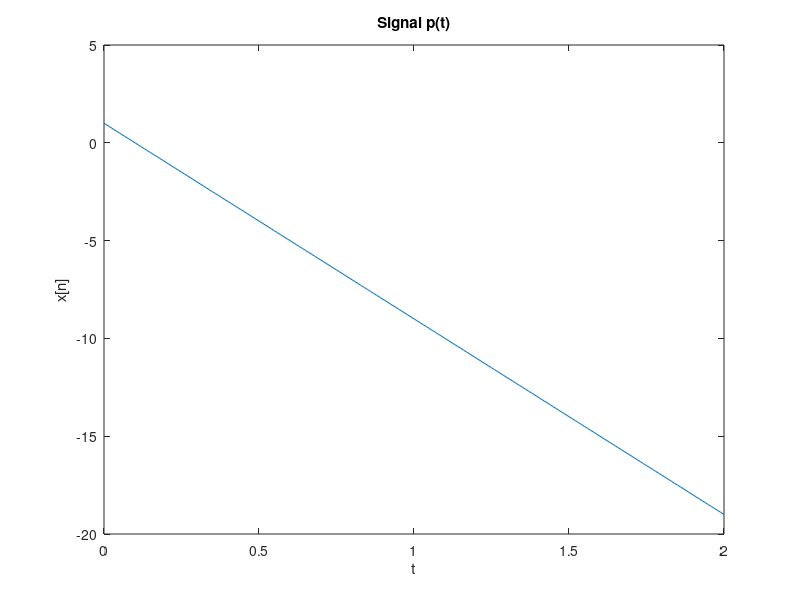
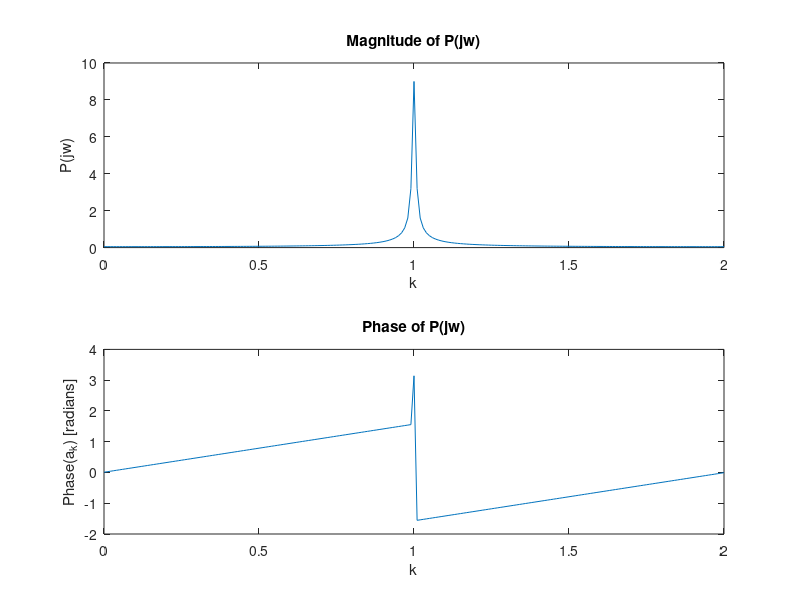
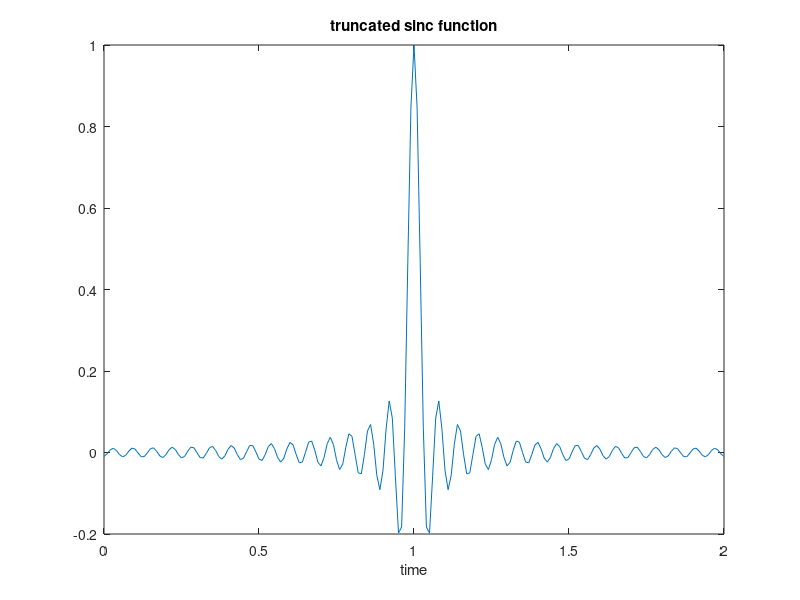
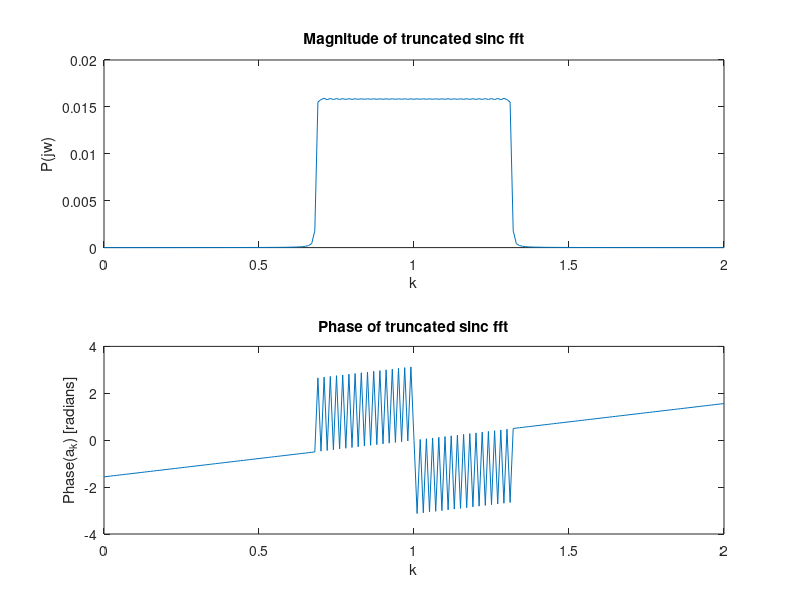

Write MATLAB code to recreate these figures, in order. (Note: this script raises an error after producing the figures.)
Tp = .1;
fb = 1/Tp;
dt = Tp/50;
%t = -Tp:dt:Tp;
t = 0:.01:2; %define time vector
triangle = 1-abs(t)/Tp; %define a triangular pulse shape
triangle_fft = fftshift(fft(triangle)/length(triangle)); %take fft of triangle
sinc = sinc(fb*pi*(t-1)); %define truncated sin function
sinc(t == 1) = 1;
sinc_fft = fftshift(fft(sinc) / length(sinc));


disp(['Bit Rate: ', num2str(fb), ' bps']);

figure;
plot(t, triangle);
title('Signal p(t)');
xlabel('t');
ylabel('x[n]');

figure;
subplot(2,1,1);
plot(t, abs(triangle_fft));
title('Magnitude of P(jw)');
xlabel('k');
ylabel('P(jw)');

subplot(2,1,2);
plot(t, angle(triangle_fft));
title('Phase of P(jw)');
xlabel('k');
ylabel('Phase(a_k) [radians]');

figure 
plot(t,sinc)
title('truncated sinc function')
xlabel('time')

figure;
subplot(2,1,1);
plot(t, abs(sinc_fft));
title('Magnitude of truncated sinc fft');
xlabel('k');
ylabel('P(jw)');

subplot(2,1,2);
plot(t, angle(sinc_fft));
title('Phase of truncated sinc fft');
xlabel('k');
ylabel('Phase(a_k) [radians]');

%Range of Sigmas analyzed
sigma_values = 0:0.1:1; 
BER_sign_values = zeros(1, length(sigma_values));
BER_matched_values = zeros(1, length(sigma_values));
SNR_values = zeros(1, length(sigma_values));
N=10;
for i = 1:length(sigma_values)
    sigma = sigma_values(i);

    % Generate binary message
    b = 2*(rand(1, N) > 0.5) - 1; 
    b_up = zeros(1, N*upsample_factor); 
    b_up(1:upsample_factor:end) = b; 
    y1 = conv(b_up, p);
    y2 = conv(b_up, x);

    % Add noise
    noise = sigma * randn(1, length(y));
    r1 = y1 + noise;
    r2 = y2 + noise;

    % Calculate SNR
    Py1 = sum(y1.^2) / length(y1);
    Py2 = sum(y2.^2) / length(y2);

    Pn = sum(noise.^2) / length(noise);
    SNR1 = 10 * log10(Py1 / Pn);
    SNR2 = 10 * log10(Py2 / Pn);
    SNR1_values(i) = SNR1;
    SNR2_values(i) = SNR2;

    %Sign Based Reciever
    midpoints = 1:upsample_factor:length(r)-1;
    downsampled_r = r(midpoints);
    message = double(downsampled_r > 0);
    message(message == 0) = -1;
    message = message(2:N+1);
    original_message = b;

    decoded_message_sign = message;
    errors_sign = sum(decoded_message_sign ~= original_message);
    BER_sign = errors_sign / N;
    
    %Matched Filter
    p_rev = 1 - abs(-t)/Tp;
    z = conv(r, p_rev);
    indices = 1:upsample_factor:length(z)-1;
    downsampled_z = z(indices);
    msg = double(downsampled_z > 0);
    msg(msg == 0) = -1;
    msg = msg(3:N+2);
    decoded_message_matched = msg;
    errors_matched = sum(decoded_message_matched ~= original_message);
    BER_matched = errors_matched / N;

    % Store BER values
    BER_sign_values(i) = BER_sign; 
    BER_matched_values(i) = BER_matched;
end

% Plot BER vs. SNR
figure;
plot(SNR1_values, BER_sign_values, '-o', SNR_values, BER_matched_values, '-x');
legend('Sign-Based Receiver', 'Matched Filter');
xlabel('SNR (dB)');
ylabel('Bit Error Rate (BER)');
title('BER vs. SNR');
grid on;

figure;
plot(SNR2_values, BER_sign_values, '-o', SNR_values, BER_matched_values, '-x');
legend('Sign-Based Receiver', 'Matched Filter');
xlabel('SNR (dB)');
ylabel('Bit Error Rate (BER)');
title('BER vs. SNR');
grid on;
%% Binary Message Bull
b_up = zeros(1, N*upsample_factor); 
b_up(1:upsample_factor:end) = b; 
y1 = conv(b_up, p);
y2 = conv(b_up, x);
t_plot = 0:dt:(length(y)-1)*dt;

figure;
plot(t_plot, y1, 'LineWidth', 2);
title('Y');
xlabel('t');
ylabel('t');

%% Noise Shit
sigma = 1;
noise = sigma * randn(1, length(y1));
r1 = y1 + noise;
r2 = y2 + noise;

figure;
plot(t_plot, r1, 'LineWidth', 2);
xlabel('Time (s)');
ylabel('Amplitude');
title('Received Signal r(t)');
grid on; 

figure;
plot(t_plot, r2, 'LineWidth', 2);
xlabel('Time (s)');
ylabel('Amplitude');
title('Received Signal r(t)');
grid on; 

%% Decode that shit
start_index = round(upsample_factor/2);
%generate samples in middle of upsamplped periods

%Sign Based Reciever
midpoints1 = 1:upsample_factor:length(r1)-1;
midpoints2 = 1:upsample_factor:length(r2)-1;
downsampled_r1 = r1(midpoints1);
downsampled_r2 = r2(midpoints2);
message1 = double(downsampled_r1 > 0);
message2 = double(downsampled_r2 > 0);
message1(message1 == 0) = -1;
message1 = message1(2:N+1);
message2(message2 == 0) = -1;
message2 = message2(2:N+1);
disp(message1);
disp(message2);

%Matched Filter
p_rev = 1 - abs(-t)/Tp;
x_rev = sinc(fb*pi*(t-1));
z1 = conv(r, p_rev);
z2 = conv(r, x_rev);
z1_plot = 0:length(z1)-1;
z2_plot = 0:length(z2)-1;

figure;
plot(z1_plot, z1, 'LineWidth', 2);
xlabel('Time (s)');
ylabel('Amplitude');
title('Matched Filter Function');
grid on; 

figure;
plot(z2_plot, z2, 'LineWidth', 2);
xlabel('Time (s)');
ylabel('Amplitude');
title('Matched Filter Function');
grid on; 

indices1 = 1:upsample_factor:length(z1)-1;
indices2 = 1:upsample_factor:length(z2)-1;

downsampled_z1 = z1(indices1);
downsampled_z2 = z2(indices2);

msg1 = double(downsampled_z1 > 0);
msg2 = double(downsampled_z2 > 0);
msg1(msg1 == 0) = -1;
msg2(msg2 == 0) = -1;
msg1 = msg1(3:N+2);
msg2 = msg2(3:N+2);
disp(msg1);
disp(msg2);
%%Analysis
Py1 = sum(y1.^2) / length(y1);
Py2 = sum(y2.^2) / length(y2);
Pn = sum(noise.^2) / length(noise);
SNR1 = 10 * log10(Py1 / Pn);
SNR2 = 10 * log10(Py2 / Pn);
disp(['SNR (dB) Triangle: ', num2str(SNR1)]);
disp(['SNR (dB) Sinc: ', num2str(SNR2)]);

original_message = b;
disp(['Original Message: ', num2str(original_message)])
decoded_message1_sign = message1;
decoded_message2_sign = message2;
errors_sign1 = sum(decoded_message1_sign ~= original_message);
errors_sign2 = sum(decoded_message2_sign ~= original_message);
BER_sign1 = errors_sign1 / N;
BER_sign2 = errors_sign2 / N;

disp(['BER (Sign-Based Receiver) Triangle: ', num2str(BER_sign1)]);
disp(['BER (Sign-Based Receiver) Sinc: ', num2str(BER_sign2)]);

decoded_message1_matched = msg1;
decoded_message2_matched = msg2;
errors_matched1 = sum(decoded_message1_matched ~= original_message);
errors_matched2 = sum(decoded_message2_matched ~= original_message);
BER_matched1 = errors_matched1 / N;
BER_matched2 = errors_matched2 / N;

disp(['BER (Matched Filter) Triangle: ', num2str(BER_matched1)]);
disp(['BER (Matched Filter) Sinc: ', num2str(BER_matched2)]);

%% NOTE PLEASE READ
%Displayed values are printed along the code

